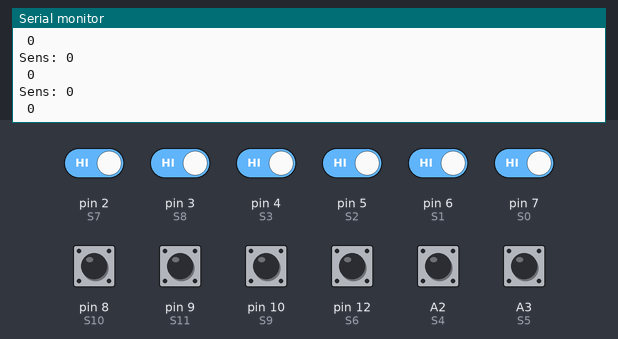
A sketch run on a simulated Arduino Uno, built with avr-gcc and run on an emulated ATmega328P. Shown: the last lines printed to the serial monitor. The inputs (shaded band) are chosen by the test bench; at power-on: A2 (S4), A3 (S5), pin 2 (S7), pin 3 (S8), pin 4 (S3), pin 5 (S2), pin 6 (S1), pin 7 (S0), pin 8 (S10), pin 9 (S11), pin 10 (S9), pin 12 (S6) HIGH.

Above: at 1.2 s.
1.3 s: pin 2 (S7) driven LOW
At 1.47 s:
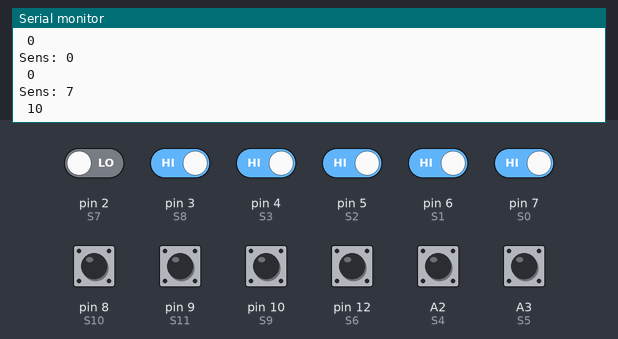
2.8 s: pin 3 (S8) driven LOW
At 2.97 s:
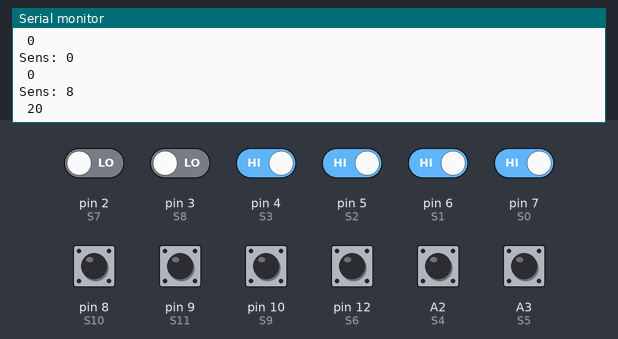
4.3 s: pin 4 (S3) driven LOW
At 4.47 s:
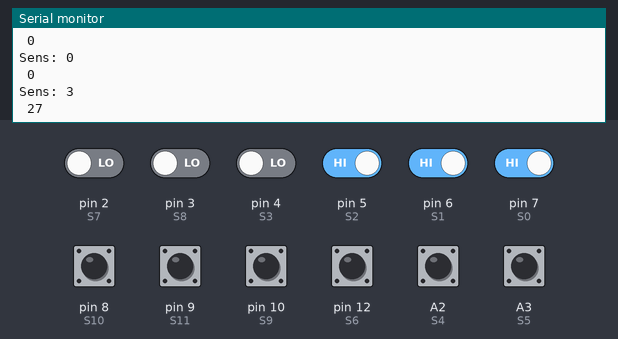
5.8 s: pin 5 (S2) driven LOW
At 5.97 s:
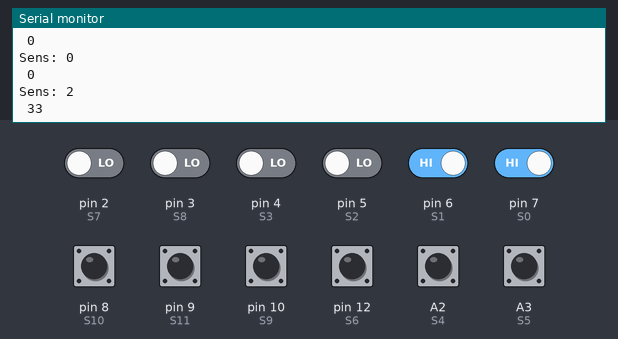
7.3 s: pin 6 (S1) driven LOW
At 7.47 s:
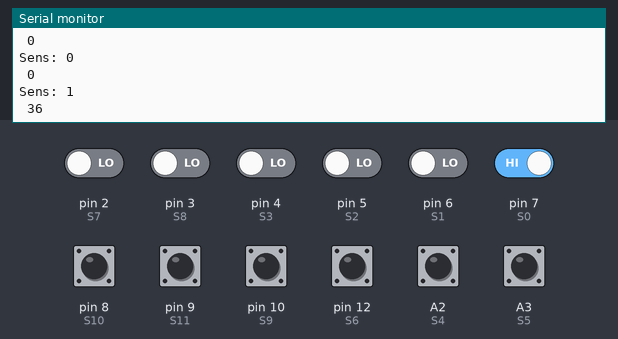
8.8 s: pin 7 (S0) driven LOW
At 8.97 s:
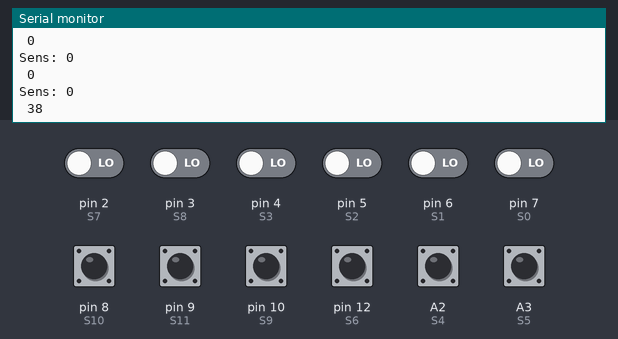
Timing chart, 0 to 11.3 s (numbered marks = the images above; inputs shaded):
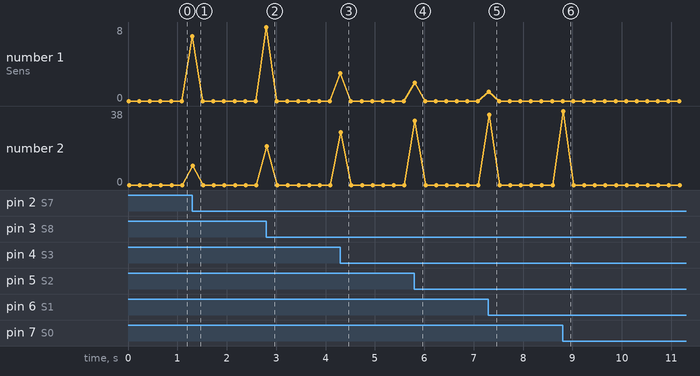

The sketch:

promini_prov.ino
```cpp
#define S0 7
#define S1 6
#define S2 5
#define S3 4
#define S4 A2
#define S5 A3
#define S6 12
#define S7 2
#define S8 3
#define S9 10
#define S10 8
#define S11 9

int contS[12]; //tutti i pin
int SMax=0;
int sogM=250; // soglia massima del valore
int index=0;
int dist=0;

void setup() {
  Serial.begin(9600);// velocità proiettazione  a monitor seriale

  pinMode(S0,INPUT); // stabilisco che il segnale dei sensori è input
  pinMode(S1,INPUT);
  pinMode(S2,INPUT);
  pinMode(S3,INPUT);
  pinMode(S4,INPUT);
  pinMode(S5,INPUT);
  pinMode(S6,INPUT);
  pinMode(S7,INPUT);
  pinMode(S8,INPUT);
  pinMode(S9,INPUT);
  pinMode(S10,INPUT);
  pinMode(S11,INPUT);
}

void loop() {
  for(int i=0;i<12;i++){
    contS[i]= 0; // azzero il valore per riassegnarlo
  }

  for(int i = 0; i < 250; i++) {
  contS[0] += (!digitalRead(S0)); // digital read è negato
  contS[1] += (!digitalRead(S1));
  contS[2] += (!digitalRead(S2));
  contS[3] += (!digitalRead(S3));
  contS[4] += (!digitalRead(S4));
  contS[5] += (!digitalRead(S5));
  contS[6] += (!digitalRead(S6));
  contS[7] += (!digitalRead(S7));
  contS[8] += (!digitalRead(S8));
  contS[9] += (!digitalRead(S9));
  contS[10] += (!digitalRead(S10));
  contS[11] += (!digitalRead(S11));
  }

  SMax = 0;
  index = 0;
  for(int i=0;i<12;i++){
    if(contS[i]>= sogM){
      contS[i]=0;  // se il contatore è maggiore della soglia massima lo azzero poiché sarebbe un errore
    }
    if(contS[i]>SMax){
      SMax=contS[i]; //se il numero del contatore più alto rilevato in quell' istante è
      index=i;       //maggiore del numero più alto visto nella storia alllora lo cambio e lo imposto come massimo
    }
  }

  Serial.print("Sens: ");// stampo su seriale quale sensore sta captando le frequenze
  Serial.println(index);
  Serial.print(" ");
  Serial.println(contS[index]);
  delay(200);
}
/*
  //da ora vedo le distanze e le stabilisco
  if(SMax<32){ // separo quindi le distanze in piccoli spazi da controllare
    dist=0;
  }
  else if(SMax>32 && nMax<64){
    dist=1;
  }
  else if(SMax>64 && SMax<96){
    dist=2;
  }
  else if(SMax>96 && SMax<128){
    dist=3;
  }
  else if(SMax>128 && SMax<160){
    dist=4;
  }
  else if(SMax>160 && SMax<192){
    dist=5;
  }
  else if(SMax>192 && SMax<224){
    dist=6;
  }
  else if(nMax>224 && nMax<256){
    dist=7;
  }
      Serial.println(dist); // printa la distanza
    delay(200);
}
*/
```

Measured:
- after the input at 1.3 s, the serial monitor: prints a new line at once (image 1)
- after the input at 2.8 s, the serial monitor: prints a new line at once (image 2)
- after the input at 4.3 s, the serial monitor: prints a new line at once (image 3)
- after the input at 5.8 s, the serial monitor: prints a new line at once (image 4)
- after the input at 7.3 s, the serial monitor: prints a new line at once (image 5)
- after the input at 8.8 s, the serial monitor: prints a new line at once (image 6)
